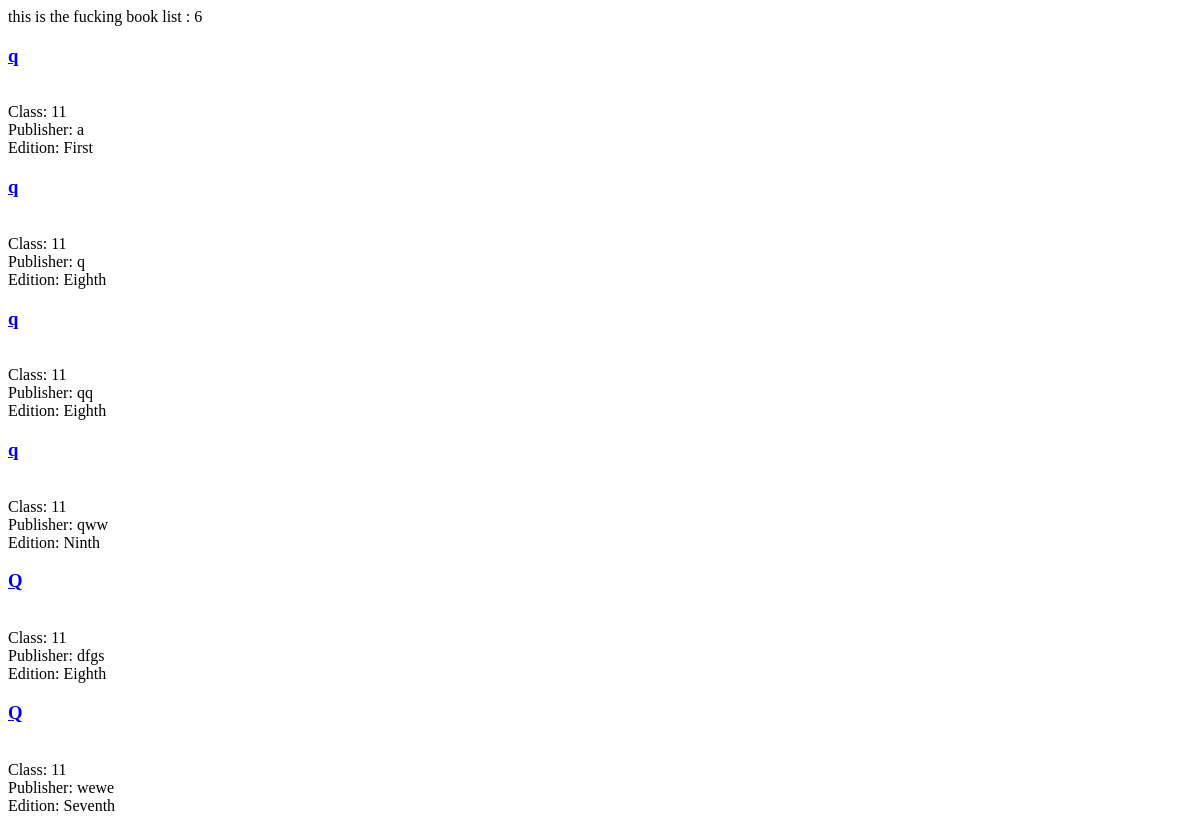
The app's page /test/, older data.
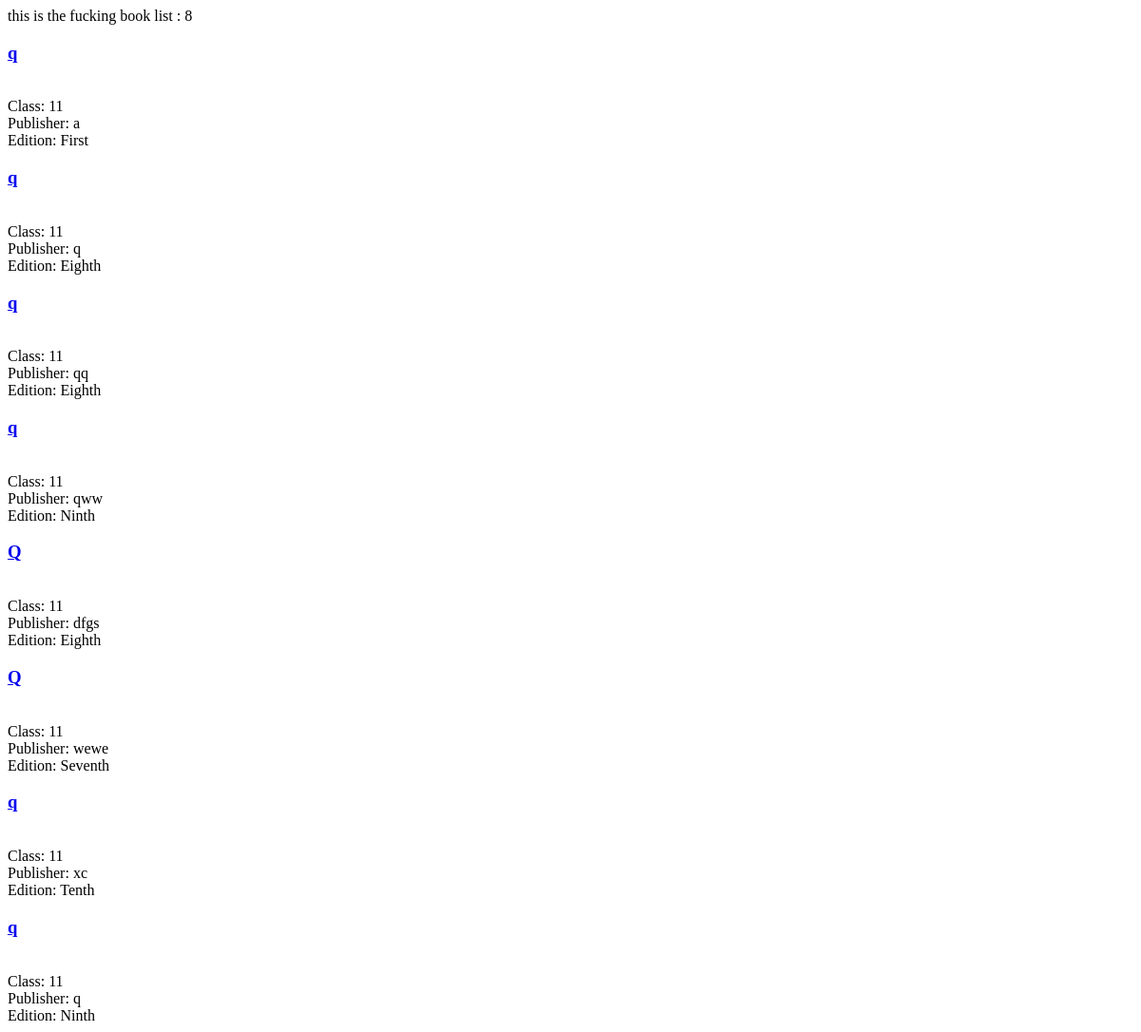
The same page, newer data.
### donate/models.py (models this page shows, shortened)
class Details(models.Model):
    user= models.ForeignKey(settings.AUTH_USER_MODEL, null=True)
    Name = models.CharField(max_length=200)
    Class= models.IntegerField(validators=[MaxValueValidator(13), MinValueValidator(1)])
    Publisher= models.CharField(max_length=200)
    Edition= models.CharField(max_length=10, choices=EDITION_CHOICES)
    Status= models.CharField(max_length=10, choices=ST_CHOICES)
    Your_District= models.CharField(max_length=100)
    Ward_number= models.IntegerField(validators=[MaxValueValidator(36), MinValueValidator(1)])
    Phone_number= models.CharField(max_length=100)

### donate/views.py (the view)
# urls.py: url(r'^test/$', donate_views.test, name='test'),
def test(request):
    queryset = Details.objects.filter(Name__iexact="Q")
    total_users = User.objects.all().count()
    context = {
        "object_list": queryset,  # this context is the dictionary for impoting the objects of databaset
        "total_users": total_users,
    }
    return render(request, 'donate/test.html', context)

### donate/templates/donate/test.html (shortened to what this page needs)
<!DOCTYPE html>
<html lang="en">
<head>
</head>
<body>
this is the fucking  book list : {{total_users}}
{% for obj  in object_list %}
    <h3> <a href=' {% url "book_detail" id=obj.id %} '>{{obj.Name}} </a> </h3><br>
   Class: {{obj.Class}}<br>
   Publisher: {{obj.Publisher}}<br>
   Edition: {{obj.Edition}}<br>
{% endfor %}
</body>
</html>

Row changes from the older to the newer data that the page shows:
added Details: Name "q", Class "11", Publisher "xc", Edition "Tenth"
added Details: Name "q", Class "11", Publisher "q", Edition "Ninth"
Text that changed along with them:
{{ total_users }}: "6" → "8"
